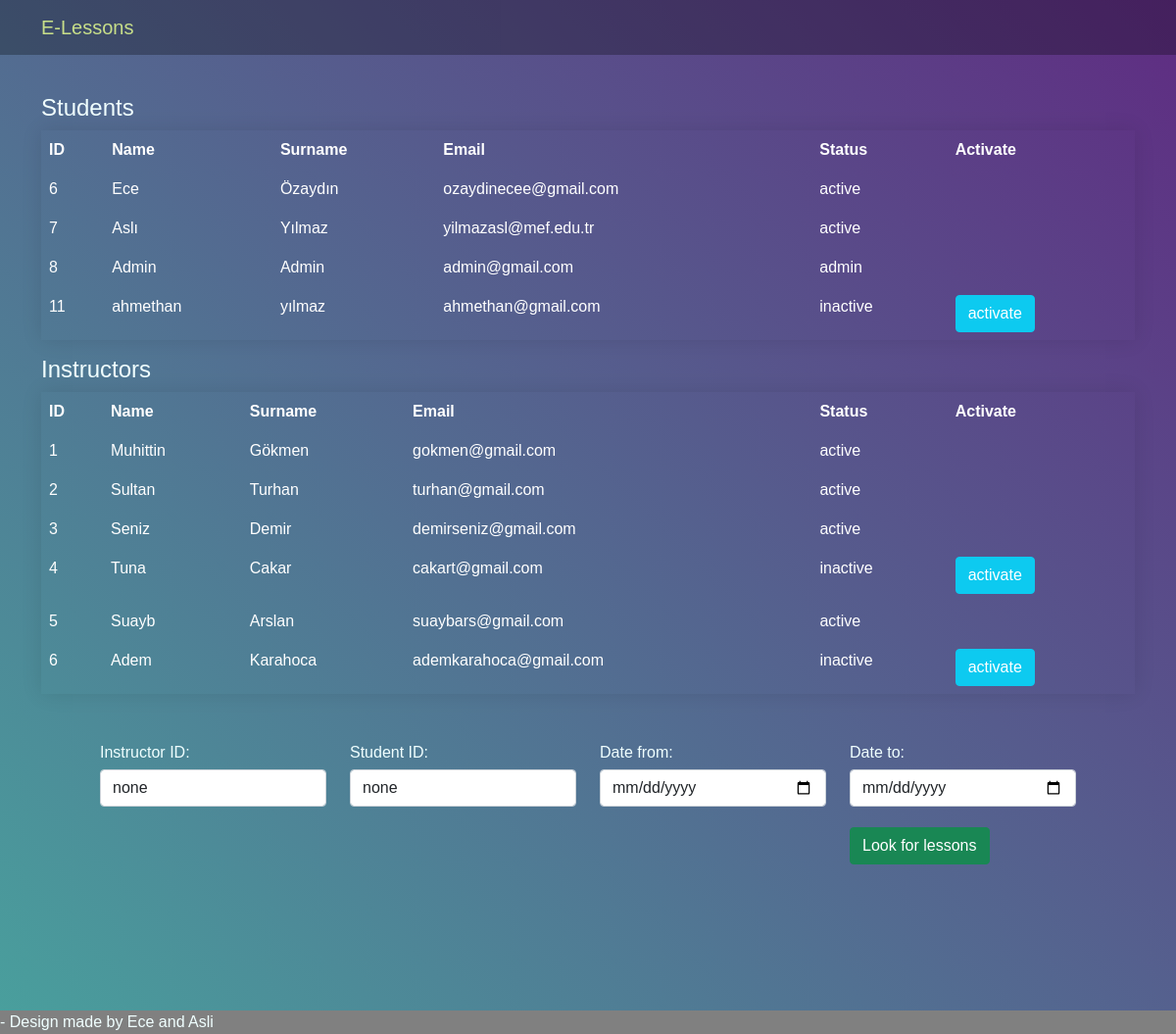
The page /admin1.php on the database its author committed.
### tables this page shows
CREATE TABLE `student` (
  `id` int(11) NOT NULL AUTO_INCREMENT,
  `name` varchar(20) DEFAULT NULL,
  `surname` varchar(20) DEFAULT NULL,
  `email` varchar(30) DEFAULT NULL,
  `password` varchar(20) DEFAULT NULL,
  `status` varchar(20) DEFAULT 'inactive',
  PRIMARY KEY (`id`)
);

CREATE TABLE `instructor` (
  `id` int(11) NOT NULL AUTO_INCREMENT,
  `name` varchar(20) DEFAULT NULL,
  `surname` varchar(20) DEFAULT NULL,
  `email` varchar(30) DEFAULT NULL,
  `password` varchar(20) DEFAULT NULL,
  `status` varchar(20) DEFAULT 'inactive',
  PRIMARY KEY (`id`)
);

### admin1.php (the view, shortened to what this page needs)
<!DOCTYPE html>
<html lang="en">
<head>
    <link rel="stylesheet" href="assets/css/bootstrap.css">
    <link rel="stylesheet" href="admin.css">
</head>
<body>
<nav class="navbar navbar-expand-lg navbar-dark fixed-top ">
        <div class="container">
            <a class="navbar-brand" href="">
            <img src="" style="width: 40px;" alt="">E-Lessons</a>
            <br>
        </div>
    </nav>
            <?php
            $servername="localhost";
            $username="root";
            $password="";
            $dbname="english";
            $conn = new mysqli($servername, $username, $password, $dbname);
            $thisprofile='student';
            $inactiveUsers= "SELECT * from $thisprofile";
            $result=mysqli_query($conn, $inactiveUsers);
            echo "<br><br><br><br><style>body {
              color: azure;
            }</style>
            <div class='container'><h4>Students</h4><table class='table table-borderless'>
            <tr>
    <th>ID</th>
    <th>Name</th>
    <th>Surname</th>
    <th>Email</th>
    <th>Status</th>
    <th>Activate</th>
    </tr>";
    while($row = mysqli_fetch_array($result))
    {
      if($row['status']=="inactive"){
        echo '<tr>
        <td class="item-id">'. $row['id'] . '</td>
        <td class="item-name">' . $row['name'] . '</td>
        <td>' . $row['surname'] . '</td>
        <td>' . $row['email'] . '</td>
        <td>' . $row['status'] . '</td>
        <td><a class="btn btn-info" style="color: white;" href="activate.php?id=' . $row['id'] . '&prof='.$thisprofile.'">activate</a></td>';
      }
      else{
        echo '<tr>
        <td class="item-id">'. $row['id'] . '</td>
        <td class="item-name">' . $row['name'] . '</td>
        <td>' . $row['surname'] . '</td>
        <td>' . $row['email'] . '</td>
        <td>' . $row['status'] . '</td>';
      }
    }
    echo "</table></div>";
    $thisprofile='instructor';
    $inactive= "SELECT * from $thisprofile";
            $res=mysqli_query($conn, $inactive);
            echo "<div class='container'><h4>Instructors </h4><table class='table table-borderless'>
            <tr>
    <th>ID</th>
    <th>Name</th>
    <th>Surname</th>
    <th>Email</th>
    <th>Status</th>
    <th>Activate</th>
    </tr>";
    while($row = mysqli_fetch_array($res))
    {
      if($row['status']=="inactive"){
        echo '<tr>
        <td class="item-id">'. $row['id'] . '</td>
        <td class="item-name">' . $row['name'] . '</td>
        <td>' . $row['surname'] . '</td>
        <td>' . $row['email'] . '</td>
        <td>' . $row['status'] . '</td>
        <td><a class="btn btn-info" style="color: white;" href="activate.php?id=' . $row['id'] . '&prof='.$thisprofile.'">activate</a></td>';
      }
      else{
        echo '<tr>
        <td class="item-id">'. $row['id'] . '</td>
        <td class="item-name">' . $row['name'] . '</td>
        <td>' . $row['surname'] . '</td>
        <td>' . $row['email'] . '</td>
        <td>' . $row['status'] . '</td>';
      }
    }
    echo "</table></div>";
    echo '<div class="container"><form action="admin1.php" method="post">
    <div class="row m-5">
      <div class="col">
                      <div class="form-group">
                      <label for="approve" >Instructor ID:</label>
                                                  <select name="instructorid" class="form-control" value="">
                                                  <option>none</option>
                                                  ';
      echo'
                                                  </select>
                      </div>
      </div>
      <div class="col">
                      <div class="form-group">
                      <label for="approve" >Student ID:</label>
                                                  <select name="studentid" class="form-control" value="">
                                                  <option>none</option>
                                                  ';
      echo'
                                                  </select>
                      </div>
      </div>
      <div class="col">
                      <div class="form-group">
                      <label for="datestart" >Date from:</label>
                      <input type="date" id="datestart" name="datestart" class="form-control" aria-describedby="passwordHelpInline">
                          <small id="passwordHelpInline" class="text-muted"></small>
                      </div>
      </div>
      <div class="col">
                      <div class="form-group">
                      <label for="dateend" >Date to:</label>
                      <input type="date" id="dateend" name="dateend" class="form-control" aria-describedby="passwordHelpInline">
                          <small id="passwordHelpInline" class="text-muted"></small>
                      </div>
                      <button class="btn btn-success mt-3" style="border-radius:1px solid black;" type="submit" id="btn"
                      name="submit" value="addNewLaptop">Look for lessons</button>
      </div>
    </div>
  </form>
  </div>';
    ?>
    <br><br><br><br>
    <footer style="background-color:gray;">
        <p> - Design made by Ece and Asli</a> </p>
    </footer>
</body>
</html>

### admin.css (style rules this page uses)
html, body { height: 100%; color: azure; }
body { margin: 0; background: -webkit-linear-gradient(45deg, #49a09d, #5f2c82); background: linear-gradient(45deg, #49a09d, #5f2c82); font-family: sans-serif; font-weight: 100; }
table { width: 800px; border-collapse: collapse; overflow: hidden; box-shadow: 0 0 20px rgba(0, 0, 0, 0.1); }
th, td { padding: 15px; background-color: rgba(255, 255, 255, 0.2); color: #fff; }
th { text-align: left; }
tbody td { position: relative; }

### admin1.php (style rules this page uses)
body { color: azure; }

### rows shown on the page
student: id "6", name "Ece", surname "Özaydın", email "ozaydinecee@gmail.com", status "active"
student: id "7", name "Aslı", surname "Yılmaz", email "yilmazasl@mef.edu.tr", status "active"
student: id "8", name "Admin", surname "Admin", email "admin@gmail.com", status "admin"
student: id "11", name "ahmethan", surname "yılmaz", email "ahmethan@gmail.com", status "inactive"
instructor: id "1", name "Muhittin", surname "Gökmen", email "gokmen@gmail.com", status "active"
instructor: id "2", name "Sultan", surname "Turhan", email "turhan@gmail.com", status "active"
instructor: id "3", name "Seniz", surname "Demir", email "demirseniz@gmail.com", status "active"
instructor: id "4", name "Tuna", surname "Cakar", email "cakart@gmail.com", status "inactive"
instructor: id "5", name "Suayb", surname "Arslan", email "suaybars@gmail.com", status "active"
instructor: id "6", name "Adem", surname "Karahoca", email "ademkarahoca@gmail.com", status "inactive"
